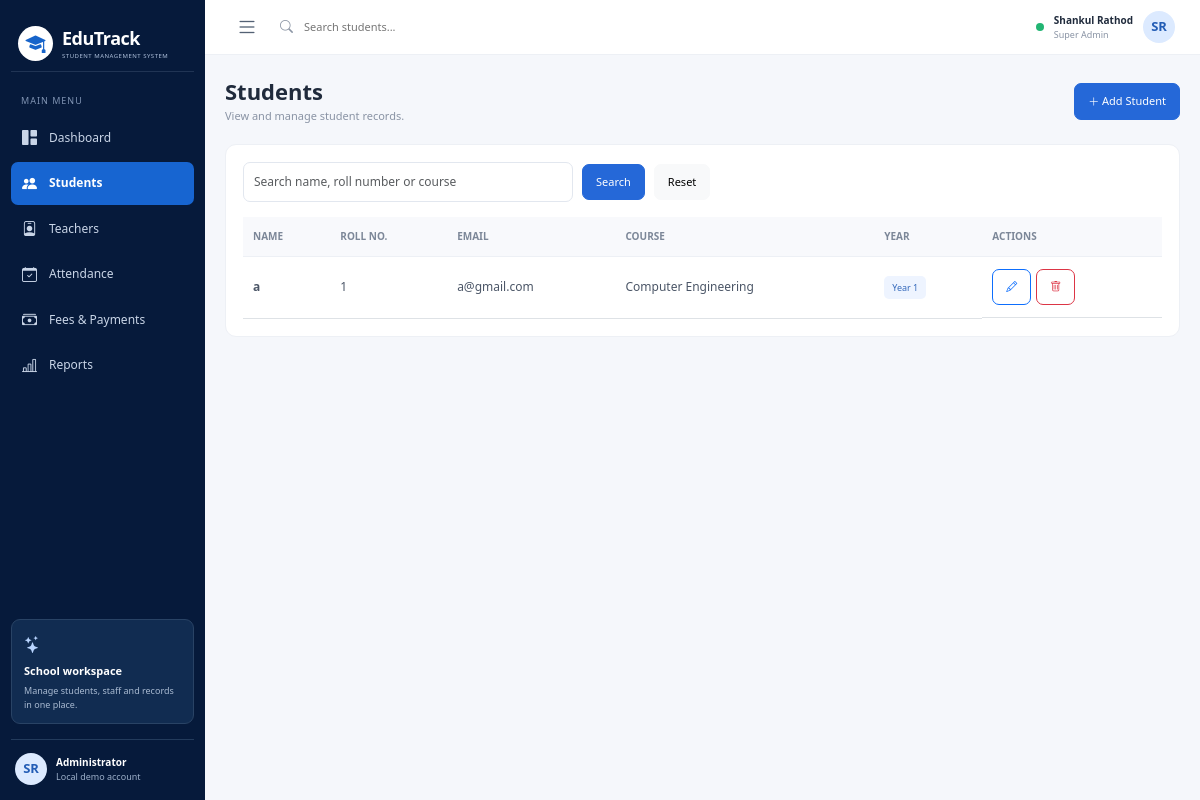
/students, run on the app's committed database.
### tables this page shows
CREATE TABLE students (
        id INTEGER PRIMARY KEY AUTOINCREMENT,
        name TEXT NOT NULL,
        roll_no TEXT NOT NULL UNIQUE,
        email TEXT NOT NULL,
        course TEXT NOT NULL,
        year INTEGER NOT NULL
    );

### app.py (the view)
@app.route("/students")
def students():
    q = request.args.get("q", "").strip()
    con = db()
    rows = con.execute("""
        SELECT * FROM students
        WHERE name LIKE ? OR roll_no LIKE ? OR course LIKE ?
        ORDER BY id DESC
    """, (f"%{q}%", f"%{q}%", f"%{q}%")).fetchall()
    con.close()
    return render_template("students.html", rows=rows, q=q)

### app.py (called while the page is built)
def db():
    con = sqlite3.connect(DB)
    con.row_factory = sqlite3.Row
    con.execute("PRAGMA foreign_keys = ON")
    return con

### templates/students.html (shortened to what this page needs)
{% extends "base.html" %}
{% block content %}
<div class="page-heading"><div><h1>Students</h1><p>View and manage student records.</p></div><a class="btn btn-primary" href="{{ url_for('student_add') }}"><i class="bi bi-plus-lg"></i> Add Student</a></div>
<section class="panel">
<form class="toolbar" method="get"><input class="form-control" name="q" value="{{ q }}" placeholder="Search name, roll number or course"><button class="btn btn-primary">Search</button><a class="btn btn-light" href="{{ url_for('students') }}">Reset</a></form>
<div class="table-responsive"><table class="table align-middle"><thead><tr><th>Name</th><th>Roll No.</th><th>Email</th><th>Course</th><th>Year</th><th>Actions</th></tr></thead><tbody>
{% for r in rows %}<tr><td><b>{{ r.name }}</b></td><td>{{ r.roll_no }}</td><td>{{ r.email }}</td><td>{{ r.course }}</td><td><span class="year-tag">Year {{ r.year }}</span></td><td class="actions"><a class="btn btn-sm btn-outline-primary" href="{{ url_for('student_edit',sid=r.id) }}"><i class="bi bi-pencil"></i></a><form method="post" action="{{ url_for('student_delete',sid=r.id) }}" onsubmit="return confirm('Delete this student and their linked records?')"><button class="btn btn-sm btn-outline-danger"><i class="bi bi-trash"></i></button></form></td></tr>
{% else %}<tr><td colspan="6" class="empty">No students found.</td></tr>{% endfor %}
</tbody></table></div>
</section>
{% endblock %}

### static/style.css (style rules this page uses)
:root { --navy:#061a3b;--blue:#2468d8;--text:#202b3c;--muted:#8993a4;--line:#edf0f5 }
* { box-sizing:border-box }
body { margin:0;background:#f5f7fb;color:var(--text);font-family:"Segoe UI",Arial,sans-serif;font-size:13px }
.page-heading { display:flex;align-items:center;justify-content:space-between;gap:12px;margin-bottom:19px }
.page-heading h1 { font-size:22px;font-weight:700;margin:0 0 4px }
.page-heading p { margin:0;color:var(--muted);font-size:11px }
.panel { background:#fff;border:1px solid var(--line);border-radius:11px;padding:17px;min-width:0 }
.year-tag { background:#eef4ff;color:#3569bb;border-radius:5px;padding:5px 8px;font-size:9px }
.table { font-size:12px;margin:0 }
.table thead th { font-size:10px;text-transform:uppercase;color:#7c8798;background:#f8f9fc;border-bottom:1px solid var(--line);white-space:nowrap }
.table td,.table th { padding:12px 10px;vertical-align:middle }
.table td { color:#4b5667 }
.table-responsive { width:100% }
.actions { display:flex;gap:5px }
.actions form { display:inline }
.toolbar { display:flex;gap:9px;align-items:center;margin-bottom:15px }
.toolbar .form-control { max-width:330px }
.form-control,.form-select { font-size:12px;padding:10px;border-color:#e2e7ef;border-radius:7px }
.btn { font-size:11px;border-radius:7px;padding:9px 13px }
.btn-primary { background:#2568d8;border-color:#2568d8 }

### data on the page
students: name "a", roll_no "1", email "a@gmail.com", course "Computer Engineering", year "1"
